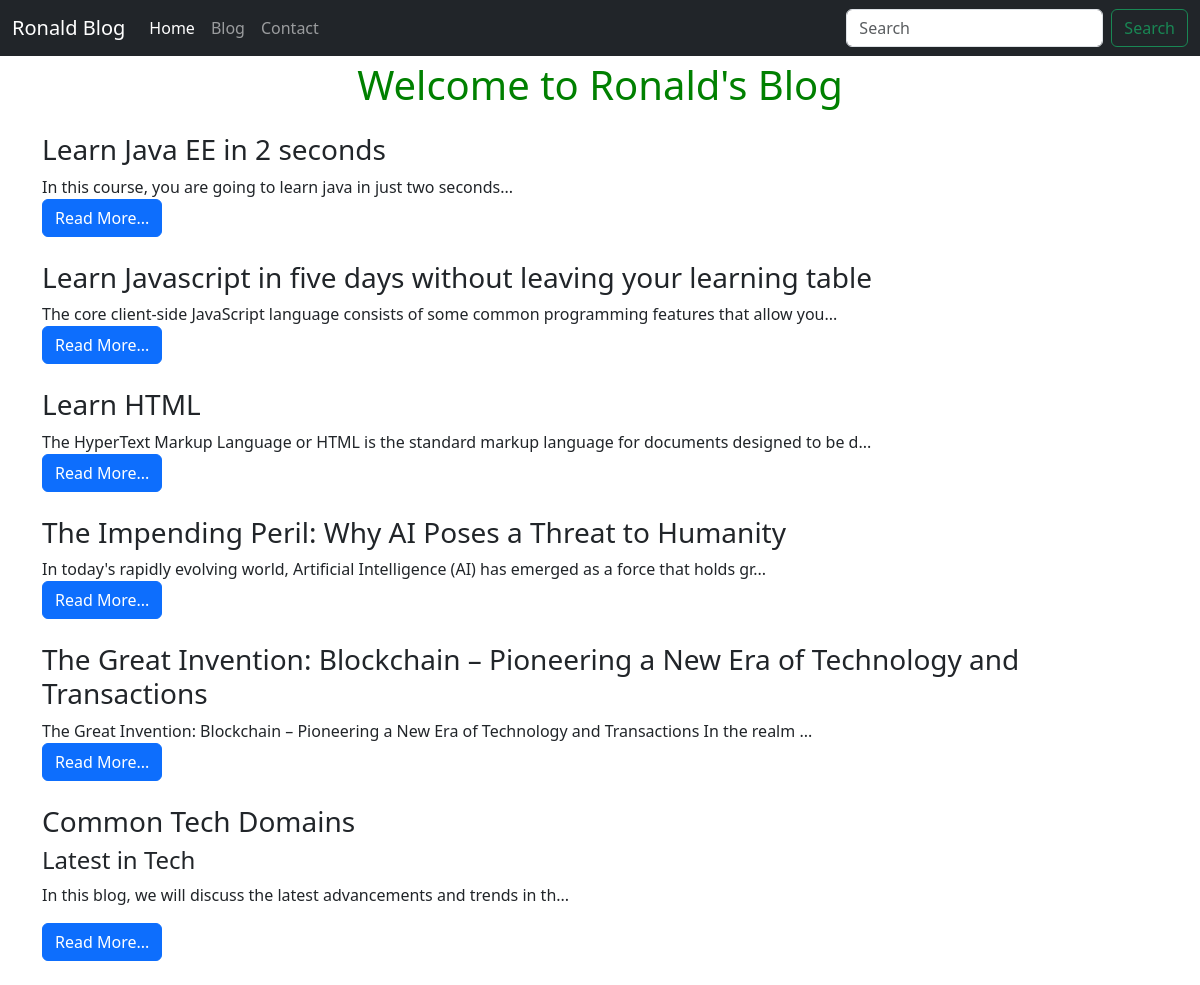
Screenshot of /blog/ with the database file from the repository.
### blog/models.py (models this page shows, shortened)
class Blog(models.Model):
    sno = models.AutoField(primary_key=True)
    title = models.CharField(max_length=200)
    content = models.TextField()
    slug = models.CharField(max_length=100)
    time = models.DateTimeField(auto_now_add=True)

### blog/views.py (the view)
# urls.py: 2. Add a URL to urlpatterns:  path('blog/', include('blog.urls'))
def blog(request):
    blogs = Blog.objects.all()
    context = {"blogs": blogs}
    return render(request, 'bloghome.html', context=context)

### templates/bloghome.html (shortened to what this page needs)
{% extends "base.html" %}
{% block body %}
<div class="container">
    <h1 style="text-align:center; color: green; margin-top: 5px">Welcome to Ronald's Blog</h1>
    {% for blog in blogs %}
    <div class="my-4">
        <h3><a href="/blogpost/{{blog.slug}}" class="text-dark" style="text-decoration: none">{{blog.title}}</a></h3>
        <div class="my-2">
            {{ blog.content|slice:":100" | safe }}...
        <div>
        <a href="/blogpost/{{blog.slug}}" class="text-dark" style="text-decoration: none"><button class="btn btn-primary">Read More...</button></a>
    </div>
    {% endfor %}
</div>
{% endblock body %}

### templates/base.html (shortened to what this page needs)
<!doctype html>
<html lang="en">
  <head>
    <link href="https://cdn.jsdelivr.net/npm/bootstrap@5.3.2/dist/css/bootstrap.min.css" rel="stylesheet">
  </head>
  <body>
    <nav class="navbar navbar-expand-lg navbar-dark bg-dark">
        <div class="container-fluid">
            <a class="navbar-brand" href="/">Ronald Blog</a>
            <div class="collapse navbar-collapse" id="navbarSupportedContent">
            <ul class="navbar-nav me-auto mb-2 mb-lg-0">
                <li class="nav-item">
                    <a class="nav-link active" aria-current="page" href="/">Home</a>
                </li>
                <li class="nav-item">
                    <a class="nav-link" href="/blog">Blog</a>
                </li>
                <li class="nav-item">
                    <a class="nav-link" href="/contact">Contact</a>
                </li>
            </ul>
            <form action="/search" method="get" class="d-flex" role="search">
                <input class="form-control me-2" type="search" placeholder="Search" aria-label="Search">
                <button class="btn btn-outline-success" type="submit">Search</button>
            </form>
            </div>
        </div>
    </nav>
    {% block body %}{% endblock body %}
  </body>
</html>

### rows the page displays
Blog: title "Learn Java EE in 2 seconds", content "In this course, you are going to learn java in just two seconds"
Blog: title "Learn Javascript in five days without leaving your learning table", content "The core client-side JavaScript language consists of some common programming features that allow you"
Blog: title "Learn HTML", content "The HyperText Markup Language or HTML is the standard markup language for documents designed to be d"
Blog: title "The Impending Peril: Why AI Poses a Threat to Humanity", content "In today's rapidly evolving world, Artificial Intelligence (AI) has emerged as a force that holds gr"
Blog: title "The Great Invention: Blockchain – Pioneering a New Era of Technology and Transactions", content "The Great Invention: Blockchain – Pioneering a New Era of Technology and Transactions In the realm"
Blog: title "Common Tech Domains", content "Latest in Tech In this blog, we will discuss the latest advancements and trends in th"
